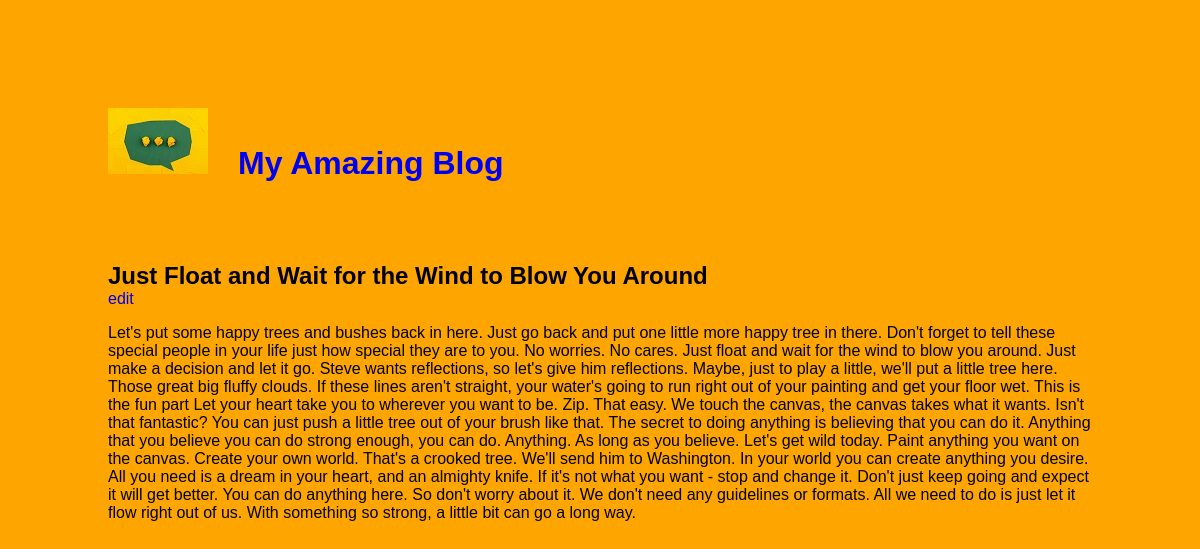
The page /read.php?id=5 on the database its author committed.
### tables this page shows
CREATE TABLE `blog` (
  `id` int(11) NOT NULL,
  `title` varchar(100) NOT NULL,
  `timestamp` timestamp NOT NULL DEFAULT current_timestamp() ON UPDATE current_timestamp(),
  `content` varchar(5000) NOT NULL
);

### read.php (the view, shortened to what this page needs)
<?php
    require('connect.php');
    if($_GET && !empty($_GET['id']))
    {
        $id = filter_input(INPUT_GET, 'id', FILTER_VALIDATE_INT);
        $query = "SELECT * FROM blog WHERE id ="."{$id}";
        $statement = $db->prepare($query);
        $statement->execute();
        $row = $statement->fetch();
    }
 ?>
 <!DOCTYPE html>
 <html>
<head>
    <link rel="stylesheet" type="text/css" href="styles.css" />
</head>
<body>
    <?php include('common.php') ?>
    <?php if($_GET && !empty($_GET['id'])): ?>
        <div class="entry">
            <h2><?= $row['title'] ?></h2>
            <a href="edit.php?id=<?= "{$row['id']}" ?>">edit</a>
            <p><?= $row['content'] ?></p>
        </div>
    <?php endif ?>
 </body>
 </html>

### styles.css (style rules this page uses)
html { background-color: orange; font-family: sans-serif; margin: 100px; }
a { text-decoration: none; }
.entry { padding-top: 30px; }
h1, h2, h3, h4, h5, h6 { margin: 0px; padding: 0px; }

### rows shown on the page
blog: title "Just Float and Wait for the Wind to Blow You Around", content "Let's put some happy trees and bushes back in here. Just go back and put one little more happy tree in there. Don't forget to tell these special people in your life just how special they are to you. No worries. No cares. Just float and wait for the wind to blow you around. Just make a decision and let it go. Steve wants reflections, so let's give him reflections. Maybe, just to play a little, we'll put a little tree here. Those great big fluffy clouds. If these lines aren't straight, your water's going to run right out of your painting and get your floor wet. This is the fun part Let your heart take you to wherever you want to be. Zip. That easy. We touch the canvas, the canvas takes what…"
